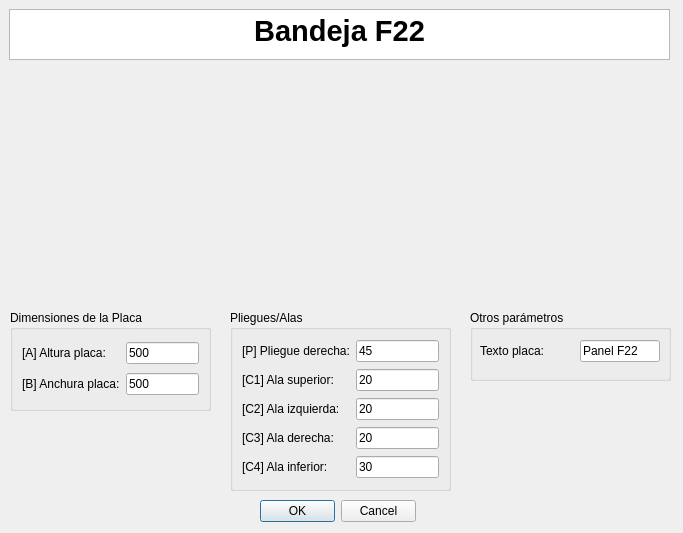
<?xml version="1.0" encoding="UTF-8"?>
<ui version="4.0">
 <class>MyPositionDialog</class>
 <widget class="QDialog" name="MyPositionDialog">
  <property name="geometry">
   <rect>
    <x>0</x>
    <y>0</y>
    <width>683</width>
    <height>533</height>
   </rect>
  </property>
  <property name="windowTitle">
   <string>Enter Position</string>
  </property>
  <property name="whatsThis">
   <string>&lt;html&gt;&lt;head/&gt;&lt;body&gt;&lt;p&gt;Esta ventana de KSDpanel te permite introducir todas las medidas correspondientes del panel seleccionado.&lt;/p&gt;&lt;p&gt;Recuerda que todas las medidas deben de ir en milimetros (mm).&lt;/p&gt;&lt;/body&gt;&lt;/html&gt;</string>
  </property>
  <widget class="QDialogButtonBox" name="buttonBox">
   <property name="geometry">
    <rect>
     <x>260</x>
     <y>500</y>
     <width>156</width>
     <height>23</height>
    </rect>
   </property>
   <property name="orientation">
    <enum>Qt::Horizontal</enum>
   </property>
   <property name="standardButtons">
    <set>QDialogButtonBox::Cancel|QDialogButtonBox::Ok</set>
   </property>
  </widget>
  <widget class="QTextBrowser" name="textBrowser">
   <property name="geometry">
    <rect>
     <x>9</x>
     <y>9</y>
     <width>661</width>
     <height>51</height>
    </rect>
   </property>
   <property name="html">
    <string>&lt;!DOCTYPE HTML PUBLIC &quot;-//W3C//DTD HTML 4.0//EN&quot; &quot;http://www.w3.org/TR/REC-html40/strict.dtd&quot;&gt;
&lt;html&gt;&lt;head&gt;&lt;meta name=&quot;qrichtext&quot; content=&quot;1&quot; /&gt;&lt;style type=&quot;text/css&quot;&gt;
p, li { white-space: pre-wrap; }
&lt;/style&gt;&lt;/head&gt;&lt;body style=&quot; font-family:'MS Shell Dlg 2'; font-size:8.25pt; font-weight:400; font-style:normal;&quot;&gt;
&lt;p align=&quot;center&quot; style=&quot; margin-top:0px; margin-bottom:0px; margin-left:0px; margin-right:0px; -qt-block-indent:0; text-indent:0px;&quot;&gt;&lt;span style=&quot; font-size:22pt; font-weight:600;&quot;&gt;Bandeja F22&lt;/span&gt;&lt;/p&gt;&lt;/body&gt;&lt;/html&gt;</string>
   </property>
  </widget>
  <widget class="QGroupBox" name="groupBox_2">
   <property name="geometry">
    <rect>
     <x>230</x>
     <y>310</y>
     <width>221</width>
     <height>181</height>
    </rect>
   </property>
   <property name="styleSheet">
    <string notr="true">font: 10pt &quot;MS Shell Dlg 2&quot;;</string>
   </property>
   <property name="title">
    <string>Pliegues/Alas</string>
   </property>
   <layout class="QGridLayout" name="gridLayout_2">
    <item row="4" column="0">
     <widget class="QLabel" name="label_20">
      <property name="text">
       <string>[C2] Ala izquierda:</string>
      </property>
     </widget>
    </item>
    <item row="3" column="1">
     <widget class="QLineEdit" name="alaSuperiorUI">
      <property name="text">
       <string>20</string>
      </property>
     </widget>
    </item>
    <item row="7" column="0">
     <widget class="QLabel" name="label_12">
      <property name="text">
       <string>[C4] Ala inferior:</string>
      </property>
     </widget>
    </item>
    <item row="3" column="0">
     <widget class="QLabel" name="label_11">
      <property name="text">
       <string>[C1] Ala superior:</string>
      </property>
     </widget>
    </item>
    <item row="7" column="1">
     <widget class="QLineEdit" name="alaInferiorUI">
      <property name="text">
       <string>30</string>
      </property>
     </widget>
    </item>
    <item row="4" column="1">
     <widget class="QLineEdit" name="alaIzquierdaUI">
      <property name="text">
       <string>20</string>
      </property>
     </widget>
    </item>
    <item row="0" column="1">
     <widget class="QLineEdit" name="pliegueDerUI">
      <property name="text">
       <string>45</string>
      </property>
     </widget>
    </item>
    <item row="0" column="0">
     <widget class="QLabel" name="label_13">
      <property name="text">
       <string>[P] Pliegue derecha:</string>
      </property>
     </widget>
    </item>
    <item row="5" column="0">
     <widget class="QLabel" name="label_21">
      <property name="text">
       <string>[C3] Ala derecha:</string>
      </property>
     </widget>
    </item>
    <item row="5" column="1">
     <widget class="QLineEdit" name="alaDerechaUI">
      <property name="text">
       <string>20</string>
      </property>
     </widget>
    </item>
   </layout>
  </widget>
  <widget class="QLabel" name="imagenPanelUI">
   <property name="geometry">
    <rect>
     <x>210</x>
     <y>70</y>
     <width>251</width>
     <height>221</height>
    </rect>
   </property>
   <property name="text">
    <string/>
   </property>
   <property name="pixmap">
    <pixmap>../imagenes/REF_027cotas.jpg</pixmap>
   </property>
   <property name="scaledContents">
    <bool>true</bool>
   </property>
   <property name="wordWrap">
    <bool>false</bool>
   </property>
   <property name="margin">
    <number>0</number>
   </property>
   <property name="openExternalLinks">
    <bool>false</bool>
   </property>
  </widget>
  <widget class="QGroupBox" name="groupBox_3">
   <property name="geometry">
    <rect>
     <x>10</x>
     <y>310</y>
     <width>201</width>
     <height>101</height>
    </rect>
   </property>
   <property name="styleSheet">
    <string notr="true">font: 10pt &quot;MS Shell Dlg 2&quot;;</string>
   </property>
   <property name="title">
    <string>Dimensiones de la Placa</string>
   </property>
   <layout class="QGridLayout" name="gridLayout">
    <item row="0" column="1">
     <widget class="QLabel" name="label_8">
      <property name="text">
       <string>[A] Altura placa:</string>
      </property>
     </widget>
    </item>
    <item row="2" column="2">
     <widget class="QLineEdit" name="anchuraPlacaUI">
      <property name="text">
       <string>500</string>
      </property>
     </widget>
    </item>
    <item row="2" column="1">
     <widget class="QLabel" name="label_4">
      <property name="text">
       <string>[B] Anchura placa:</string>
      </property>
     </widget>
    </item>
    <item row="0" column="2">
     <widget class="QLineEdit" name="alturaPlacaUI">
      <property name="text">
       <string>500</string>
      </property>
     </widget>
    </item>
   </layout>
  </widget>
  <widget class="QGroupBox" name="groupBox_4">
   <property name="geometry">
    <rect>
     <x>470</x>
     <y>310</y>
     <width>201</width>
     <height>71</height>
    </rect>
   </property>
   <property name="styleSheet">
    <string notr="true">font: 10pt &quot;MS Shell Dlg 2&quot;;</string>
   </property>
   <property name="title">
    <string>Otros parámetros</string>
   </property>
   <widget class="QLabel" name="label">
    <property name="geometry">
     <rect>
      <x>10</x>
      <y>30</y>
      <width>95</width>
      <height>22</height>
     </rect>
    </property>
    <property name="text">
     <string>Texto placa:</string>
    </property>
   </widget>
   <widget class="QLineEdit" name="textoDescriptivoA0UI">
    <property name="geometry">
     <rect>
      <x>110</x>
      <y>30</y>
      <width>80</width>
      <height>22</height>
     </rect>
    </property>
    <property name="text">
     <string>Panel F22</string>
    </property>
   </widget>
  </widget>
  <zorder>groupBox_2</zorder>
  <zorder>buttonBox</zorder>
  <zorder>textBrowser</zorder>
  <zorder>imagenPanelUI</zorder>
  <zorder>groupBox_3</zorder>
  <zorder>groupBox_4</zorder>
 </widget>
 <resources/>
 <connections>
  <connection>
   <sender>buttonBox</sender>
   <signal>accepted()</signal>
   <receiver>MyPositionDialog</receiver>
   <slot>accept()</slot>
   <hints>
    <hint type="sourcelabel">
     <x>248</x>
     <y>254</y>
    </hint>
    <hint type="destinationlabel">
     <x>157</x>
     <y>274</y>
    </hint>
   </hints>
  </connection>
  <connection>
   <sender>buttonBox</sender>
   <signal>rejected()</signal>
   <receiver>MyPositionDialog</receiver>
   <slot>reject()</slot>
   <hints>
    <hint type="sourcelabel">
     <x>316</x>
     <y>260</y>
    </hint>
    <hint type="destinationlabel">
     <x>286</x>
     <y>274</y>
    </hint>
   </hints>
  </connection>
 </connections>
</ui>
